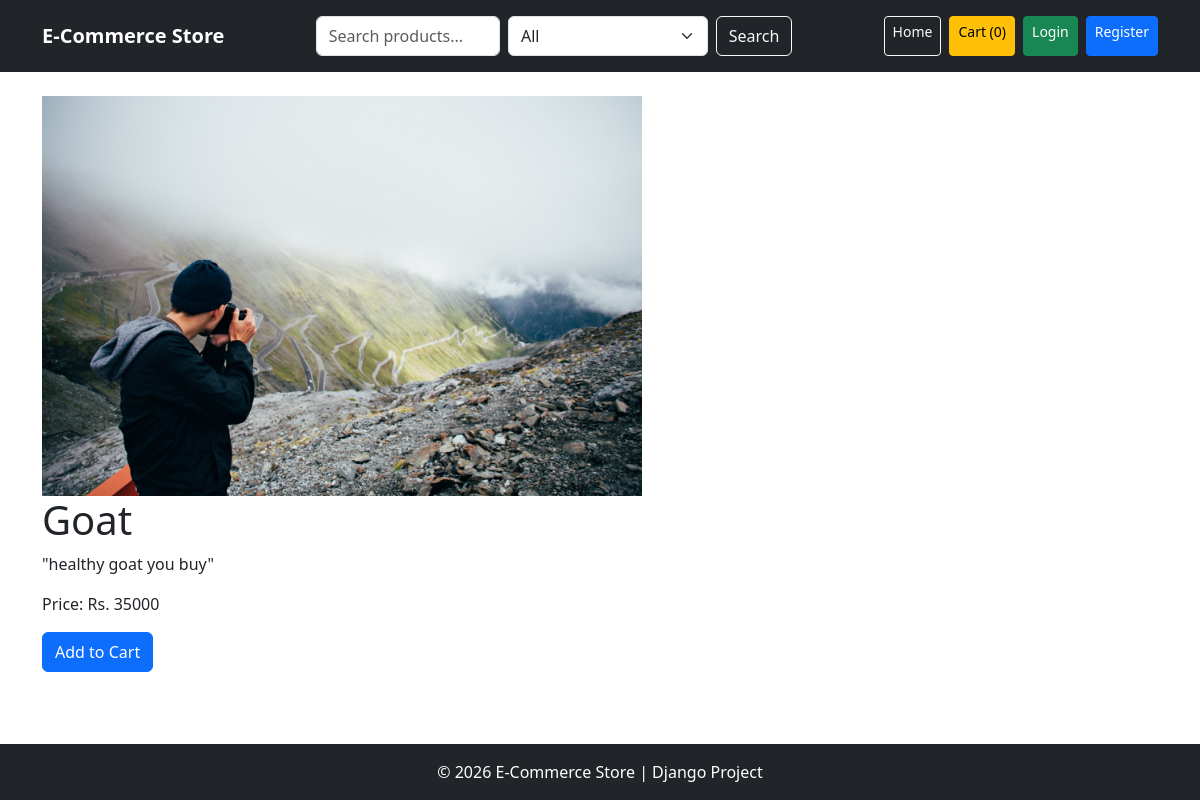
/product/1/, run on an earlier commit of the app's database.
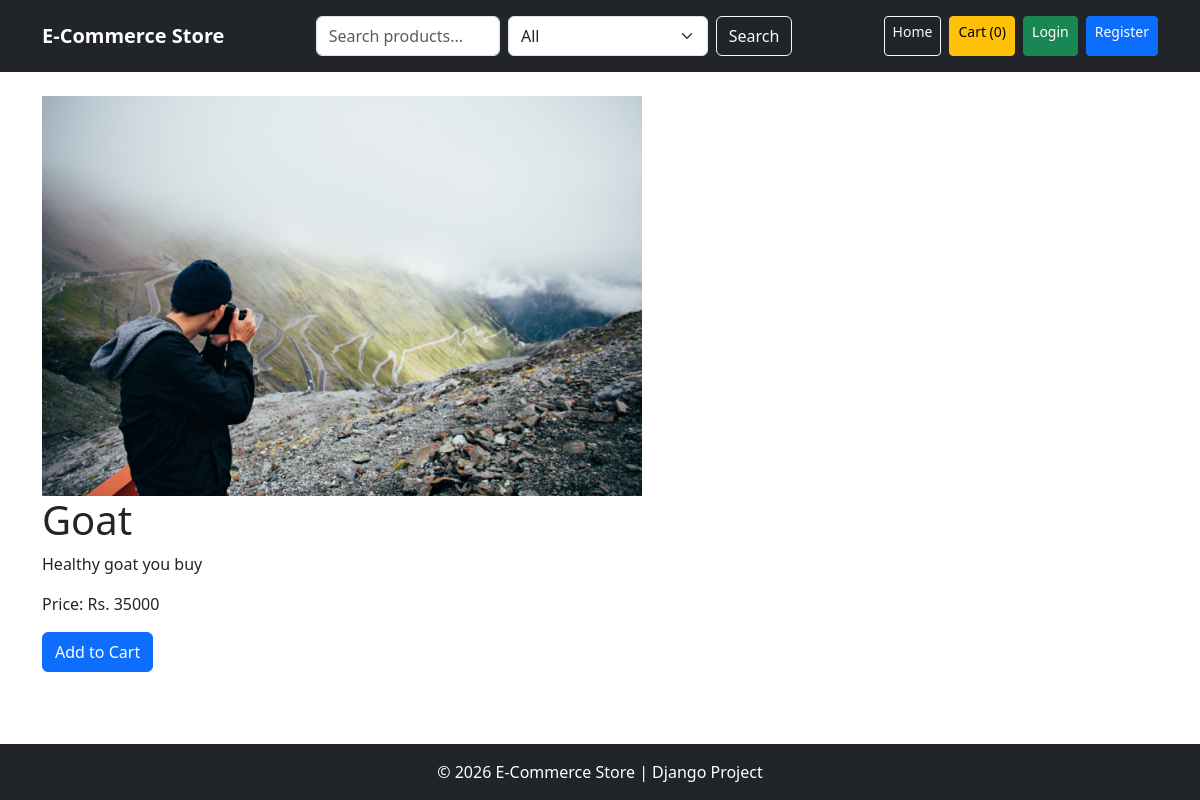
And on a later commit of the database.
### store/models.py (models this page shows, shortened)
class Product(models.Model):
    name = models.CharField(max_length=200)
    description = models.TextField()
    price = models.IntegerField()
    image = models.ImageField(upload_to='products/', blank=True, null=True)
    stock = models.IntegerField(default=0)
    category = models.CharField(max_length=100, default="General")

### store/views.py (the view)
# urls.py: path('product/<int:id>/', views.product_detail, name='product_detail'),
def product_detail(request, id):
    product = get_object_or_404(Product, id=id)
    return render(request, 'store/product_detail.html', {
        'product': product
        })

### store/context_processors.py (called while the page is built)
def categories_processor(request):
    categories = Product.objects.values_list('category', flat=True).distinct()
    return {
        'categories': categories
    }

def cart_count(request):
    cart = request.session.get('cart', {})
    total_items = sum(cart.values())
    return {
        'cart_count': total_items
    }

### store/templates/store/product_detail.html (shortened to what this page needs)
{% extends 'store/base.html' %}
{% block content %}
{% if product.image %}
<img src="{{ product.image.url }}" style="max-width: 600px; width: 100%;">
{% endif %}
<h1>{{ product.name }}</h1>
<p>{{ product.description }}</p>
<p>Price: Rs. {{ product.price }}</p>
<button class="btn btn-primary add-to-cart-btn" data-id="{{ product.id }}">
  Add to Cart
</button>
{% endblock %}

What changed in the data, as far as the page shows it:
changed Product "Goat": description "\"healthy goat you buy\"" → "Healthy goat you buy"
